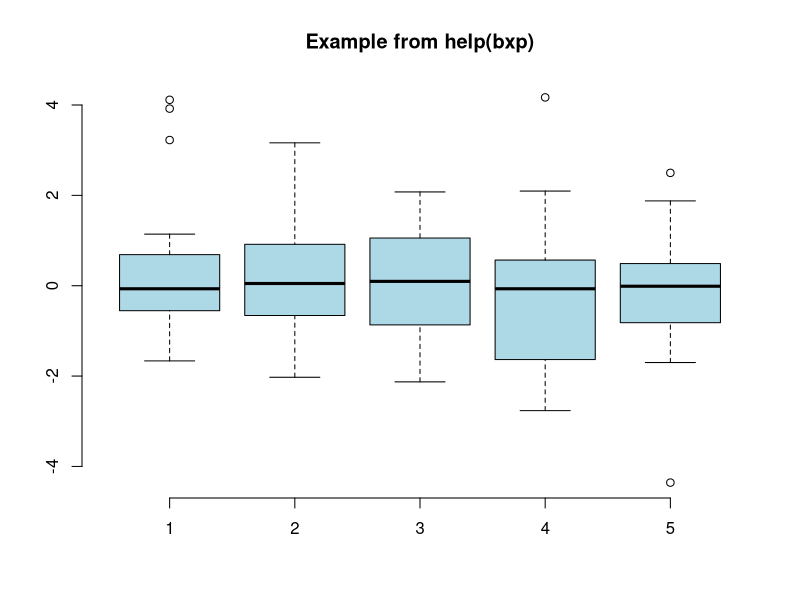

The R source for this figure:
## ---- chunk 1
knitr::opts_chunk$set(cache=TRUE, comment = "#>", background = '#F7F7F7')
## ---- chunk 2
library(stats)
set.seed(753)
bx.p <- boxplot(split(rt(100, 4),
                      gl(5, 20)), plot=FALSE)
bxp(bx.p, notch = FALSE, boxfill = "lightblue",
    frame = FALSE, outl = TRUE,
    main = "Example from help(bxp)")
## ---- chunk 3
knitr::kable(mtcars[1:5, 1:8],
             caption="(Parts of) the mtcars dataset")
